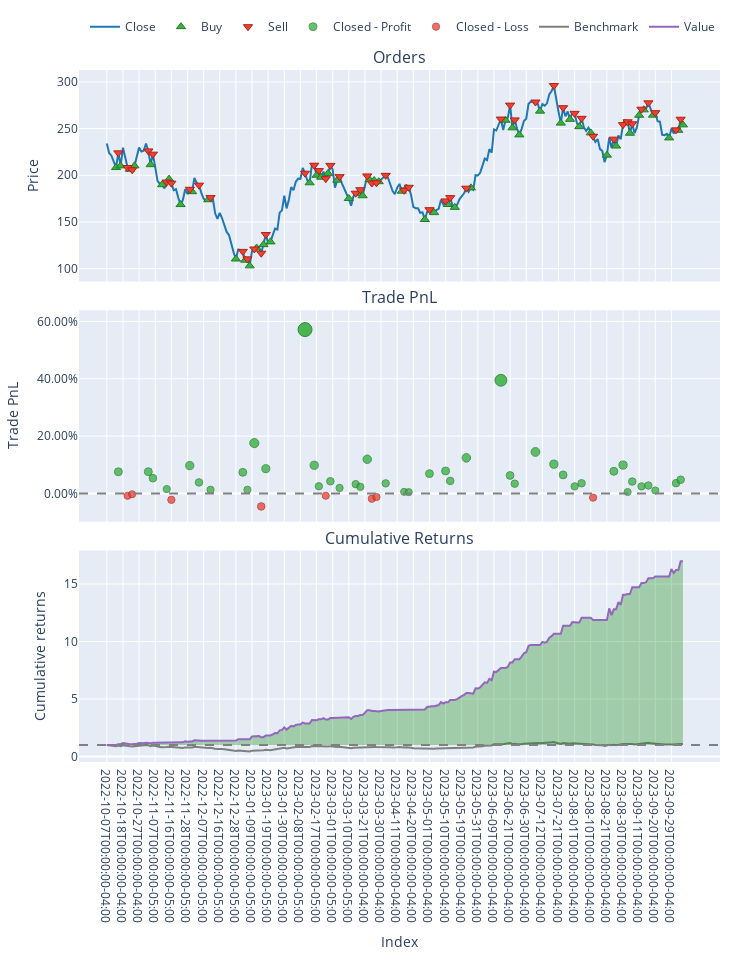

Source (notebook cell):
### Code cell
import talib
from datetime import datetime, timedelta
import yfinance as yf
import matplotlib.pyplot as plt
plt.style.use('fivethirtyeight')
ticker = 'tsla'
tf = '1d'
period = '5y'
years = 1
trading_days = 365 * years
ticker = ticker.upper()
# df, trendy = process_data(watch, ticker, tf, duration=period)

end_date = datetime.now()
start_date = end_date - timedelta(days=trading_days)
# start_date = datetime(2010, 1, 1) # Adjust as needed

df = yf.download(ticker, 
                  start = start_date, 
                  end = end_date, 
                  interval=tf)
# print(df.columns)
df.columns = df.columns.str.lower()
# print(df[['open','high','low','close']])
# hammer pattern
# res = talib.CDLHAMMER(df['open'], df['high'], df['low'], df['close'])
# res_ =talib.CDLHANGINGMAN(df['open'], df['high'], df['low'], df['close'])

#
#3candle
#
# res = talib.CDL3INSIDE(df['open'], df['high'], df['low'], df['close'])
# res = talib.CDL3OUTSIDE(df['open'], df['high'], df['low'], df['close'])

#
# obv
#
obv = talib.OBV(df['close'], df['volume'])
obv_ema = talib.EMA(obv, timeperiod=3)
# print(obv_ema)
entries =  obv > obv_ema
exits = obv < obv_ema

pf = vbt.Portfolio.from_signals(df['open'], entries, exits)
# trend = np.where(exits , -1, 0)
# trend = np.where( entries, 1, trend)   
# pf = df.ta.tsignals(entries, asbool=False, append=True)
print(pf.stats())
fig = pf.plot()
fig.layout.xaxis.type = 'category'
fig.layout.xaxis2.type = 'category'
fig.layout.xaxis3.type = 'category'
fig.show()
fig..write_image(obvfile)

#Create and plot the graph
# plt.figure(figsize=(12.2,4.5)) #width = 12.2in, height = 4.5
# # plt.plot( df['close'],  label='Close')#plt.plot( X-Axis , Y-Axis, line_width, alpha_for_blending,  label)
# plt.plot( obv,  label='OBV', color= 'orange')
# plt.plot( obv_ema,  label='OBV_EMA', color= 'purple')
# plt.xticks(rotation=45) 
# plt.title('OBV/OBV_EMA')
# plt.xlabel('Date',fontsize=18)
# plt.ylabel('Price USD ($)',fontsize=18)
# plt.show()

### Figure 1 — Plotly figure (JSON) as saved in the notebook; plotly's stock layout.template omitted (floating-point values rounded to 4 significant figures; data arrays with more than 128 entries replaced by an {"elided": "..."} marker saying what was removed)
{"data": [{"legendgroup": "0", "line": {"color": "#1f77b4"}, "name": "Close", "showlegend": true, "type": "scatter", "uid": "84982e6d-9ba6-40c7-9349-c28904cf4be4", "x": {"elided": "251 str values"}, "xaxis": "x", "y": {"elided": "251 float values"}, "yaxis": "y"}, {"customdata": {"elided": "52x3 float values"}, "hovertemplate": "Order Id: %{customdata[0]}<br>Timestamp: %{x}<br>Price: %{y}<br>Size: %{customdata[1]:.6f}<br>Fees: %{customdata[2]:.6f}", "legendgroup": "1", "marker": {"color": "#37B13F", "line": {"color": "rgb(38,123,44)", "width": 1}, "size": 8, "symbol": "triangle-up"}, "mode": "markers", "name": "Buy", "type": "scatter", "uid": "c87508ce-739f-4f30-a4f0-29b3908a5967", "x": ["2022-10-13T00:00:00-04:00", "2022-10-17T00:00:00-04:00", "2022-10-21T00:00:00-04:00", "2022-10-25T00:00:00-04:00", "2022-11-03T00:00:00-04:00", "2022-11-10T00:00:00-05:00", "2022-11-15T00:00:00-05:00", "2022-11-22T00:00:00-05:00", "2022-11-30T00:00:00-05:00", "2022-12-09T00:00:00-05:00", "2022-12-28T00:00:00-05:00", "2023-01-04T00:00:00-05:00", "2023-01-06T00:00:00-05:00", "2023-01-11T00:00:00-05:00", "2023-01-17T00:00:00-05:00", "2023-01-20T00:00:00-05:00", "2023-02-14T00:00:00-05:00", "2023-02-17T00:00:00-05:00", "2023-02-22T00:00:00-05:00", "2023-02-27T00:00:00-05:00", "2023-03-03T00:00:00-05:00", "2023-03-10T00:00:00-05:00", "2023-03-16T00:00:00-04:00", "2023-03-20T00:00:00-04:00", "2023-03-23T00:00:00-04:00", "2023-03-27T00:00:00-04:00", "2023-03-29T00:00:00-04:00", "2023-04-13T00:00:00-04:00", "2023-04-17T00:00:00-04:00", "2023-04-27T00:00:00-04:00", "2023-05-03T00:00:00-04:00", "2023-05-11T00:00:00-04:00", "2023-05-16T00:00:00-04:00", "2023-05-25T00:00:00-04:00", "2023-06-16T00:00:00-04:00", "2023-06-22T00:00:00-04:00", "2023-06-27T00:00:00-04:00", "2023-07-11T00:00:00-04:00", "2023-07-24T00:00:00-04:00", "2023-07-28T00:00:00-04:00", "2023-08-03T00:00:00-04:00", "2023-08-10T00:00:00-04:00", "2023-08-21T00:00:00-04:00", "2023-08-25T00:00:00-04:00", "2023-08-31T00:00:00-04:00", "2023-09-05T00:00:00-04:00", "2023-09-11T00:00:00-04:00", "2023-09-13T00:00:00-04:00", "2023-09-19T00:00:00-04:00", "2023-09-28T00:00:00-04:00", "2023-10-04T00:00:00-04:00", "2023-10-06T00:00:00-04:00"], "xaxis": "x", "y": [208.3, 210.0, 206.4, 210.1, 211.4, 189.9, 195.9, 168.6, 182.4, 173.8, 110.3, 109.1, 103, 122.1, 125.7, 128.7, 191.9, 200.0, 197.9, 202.0, 194.8, 175.1, 180.4, 178.1, 195.3, 194.4, 193.1, 183.0, 186.3, 152.6, 160.0, 168.7, 165.6, 186.5, 258.9, 250.8, 243.2, 268.6, 255.9, 259.9, 252.0, 245.4, 221.6, 231.3, 256.0, 245, 264.3, 270.1, 264.4, 240.0, 248.1, 254.0], "yaxis": "y"}, {"customdata": {"elided": "51x3 float values"}, "hovertemplate": "Order Id: %{customdata[0]}<br>Timestamp: %{x}<br>Price: %{y}<br>Size: %{customdata[1]:.6f}<br>Fees: %{customdata[2]:.6f}", "legendgroup": "2", "marker": {"color": "#EA4335", "line": {"color": "rgb(181,31,18)", "width": 1}, "size": 8, "symbol": "triangle-down"}, "mode": "markers", "name": "Sell", "type": "scatter", "uid": "c221569d-0b2c-48ef-be57-fc37937ab3f1", "x": ["2022-10-14T00:00:00-04:00", "2022-10-20T00:00:00-04:00", "2022-10-24T00:00:00-04:00", "2022-11-02T00:00:00-04:00", "2022-11-04T00:00:00-04:00", "2022-11-14T00:00:00-05:00", "2022-11-16T00:00:00-05:00", "2022-11-29T00:00:00-05:00", "2022-12-05T00:00:00-05:00", "2022-12-12T00:00:00-05:00", "2023-01-03T00:00:00-05:00", "2023-01-05T00:00:00-05:00", "2023-01-10T00:00:00-05:00", "2023-01-13T00:00:00-05:00", "2023-01-18T00:00:00-05:00", "2023-02-10T00:00:00-05:00", "2023-02-16T00:00:00-05:00", "2023-02-21T00:00:00-05:00", "2023-02-24T00:00:00-05:00", "2023-02-28T00:00:00-05:00", "2023-03-06T00:00:00-05:00", "2023-03-15T00:00:00-04:00", "2023-03-17T00:00:00-04:00", "2023-03-22T00:00:00-04:00", "2023-03-24T00:00:00-04:00", "2023-03-28T00:00:00-04:00", "2023-04-03T00:00:00-04:00", "2023-04-14T00:00:00-04:00", "2023-04-18T00:00:00-04:00", "2023-05-01T00:00:00-04:00", "2023-05-10T00:00:00-04:00", "2023-05-12T00:00:00-04:00", "2023-05-23T00:00:00-04:00", "2023-06-14T00:00:00-04:00", "2023-06-21T00:00:00-04:00", "2023-06-23T00:00:00-04:00", "2023-07-07T00:00:00-04:00", "2023-07-19T00:00:00-04:00", "2023-07-25T00:00:00-04:00", "2023-08-01T00:00:00-04:00", "2023-08-04T00:00:00-04:00", "2023-08-11T00:00:00-04:00", "2023-08-24T00:00:00-04:00", "2023-08-30T00:00:00-04:00", "2023-09-01T00:00:00-04:00", "2023-09-06T00:00:00-04:00", "2023-09-12T00:00:00-04:00", "2023-09-15T00:00:00-04:00", "2023-09-20T00:00:00-04:00", "2023-10-03T00:00:00-04:00", "2023-10-05T00:00:00-04:00"], "xaxis": "x", "y": [224.0, 208.3, 205.8, 226.0, 222.6, 192.8, 191.5, 185.0, 189.4, 176.1, 118.5, 110.5, 121.1, 116.6, 136.6, 202.2, 210.8, 205.0, 196.3, 210.6, 198.5, 180.8, 184.5, 199.3, 191.6, 192, 199.9, 183.9, 187.1, 163.2, 172.6, 176.1, 186.2, 260.2, 275.1, 259.3, 278.4, 296.0, 272.4, 266.3, 261.0, 241.8, 238.7, 254.2, 257.3, 255.1, 270.8, 277.5, 267.0, 248.6, 260], "yaxis": "y"}, {"customdata": {"elided": "43x4 float values"}, "hovertemplate": "Exit Trade Id: %{customdata[0]}<br>Position Id: %{customdata[1]}<br>Exit Timestamp: %{x}<br>PnL: %{customdata[2]:.6f}<br>Return: %{customdata[3]:.2%}", "legendgroup": "3", "marker": {"color": "#37B13F", "line": {"color": "rgb(38,123,44)", "width": 1}, "opacity": [0.7698, 0.7699, 0.764, 0.754, 0.7755, 0.7601, 0.7534, 0.7693, 0.7534, 0.796, 0.7727, 0.9, 0.7758, 0.7566, 0.7611, 0.755, 0.7585, 0.756, 0.7813, 0.7592, 0.7514, 0.7512, 0.7681, 0.7706, 0.7615, 0.7826, 0.8536, 0.7664, 0.7589, 0.788, 0.7768, 0.767, 0.7565, 0.7593, 0.7703, 0.776, 0.7513, 0.7609, 0.7564, 0.7573, 0.7527, 0.7594, 0.7625], "size": [7.924, 7.929, 7.651, 7.185, 8.188, 7.471, 7.159, 7.901, 7.157, 9.149, 8.058, 14, 8.202, 7.306, 7.519, 7.235, 7.397, 7.282, 8.459, 7.43, 7.066, 7.055, 7.845, 7.96, 7.535, 8.519, 11.83, 7.767, 7.416, 8.772, 8.249, 7.791, 7.302, 7.434, 7.946, 8.212, 7.061, 7.507, 7.301, 7.339, 7.125, 7.438, 7.585], "symbol": "circle"}, "mode": "markers", "name": "Closed - Profit", "type": "scatter", "uid": "118759ae-3de9-46cb-b44a-133f0f3b2613", "x": ["2022-10-14T00:00:00-04:00", "2022-11-02T00:00:00-04:00", "2022-11-04T00:00:00-04:00", "2022-11-14T00:00:00-05:00", "2022-11-29T00:00:00-05:00", "2022-12-05T00:00:00-05:00", "2022-12-12T00:00:00-05:00", "2023-01-03T00:00:00-05:00", "2023-01-05T00:00:00-05:00", "2023-01-10T00:00:00-05:00", "2023-01-18T00:00:00-05:00", "2023-02-10T00:00:00-05:00", "2023-02-16T00:00:00-05:00", "2023-02-21T00:00:00-05:00", "2023-02-28T00:00:00-05:00", "2023-03-06T00:00:00-05:00", "2023-03-15T00:00:00-04:00", "2023-03-17T00:00:00-04:00", "2023-03-22T00:00:00-04:00", "2023-04-03T00:00:00-04:00", "2023-04-14T00:00:00-04:00", "2023-04-18T00:00:00-04:00", "2023-05-01T00:00:00-04:00", "2023-05-10T00:00:00-04:00", "2023-05-12T00:00:00-04:00", "2023-05-23T00:00:00-04:00", "2023-06-14T00:00:00-04:00", "2023-06-21T00:00:00-04:00", "2023-06-23T00:00:00-04:00", "2023-07-07T00:00:00-04:00", "2023-07-19T00:00:00-04:00", "2023-07-25T00:00:00-04:00", "2023-08-01T00:00:00-04:00", "2023-08-04T00:00:00-04:00", "2023-08-24T00:00:00-04:00", "2023-08-30T00:00:00-04:00", "2023-09-01T00:00:00-04:00", "2023-09-06T00:00:00-04:00", "2023-09-12T00:00:00-04:00", "2023-09-15T00:00:00-04:00", "2023-09-20T00:00:00-04:00", "2023-10-03T00:00:00-04:00", "2023-10-05T00:00:00-04:00"], "xaxis": "x2", "y": [0.07542, 0.07587, 0.05318, 0.01511, 0.09702, 0.03843, 0.013, 0.07358, 0.01283, 0.1754, 0.0864, 0.5716, 0.09816, 0.025, 0.04237, 0.0192, 0.03238, 0.02301, 0.1192, 0.03511, 0.005411, 0.004455, 0.06899, 0.07837, 0.04369, 0.1241, 0.3947, 0.06261, 0.03398, 0.1447, 0.102, 0.06461, 0.02463, 0.03543, 0.07723, 0.09896, 0.005, 0.04139, 0.02456, 0.0277, 0.01018, 0.03579, 0.0478], "yaxis": "y2"}, {"customdata": [[1, 1, -0.9011, -0.008379], [2, 2, -0.31, -0.002907], [6, 6, -2.729, -0.02231], [13, 13, -8.003, -0.04538], [18, 18, -2.616, -0.008084], [24, 24, -7.451, -0.01849], [25, 25, -4.924, -0.01245], [41, 41, -17.83, -0.01479]], "hovertemplate": "Exit Trade Id: %{customdata[0]}<br>Position Id: %{customdata[1]}<br>Exit Timestamp: %{x}<br>PnL: %{customdata[2]:.6f}<br>Return: %{customdata[3]:.2%}", "legendgroup": "4", "marker": {"color": "#EA4335", "line": {"color": "rgb(181,31,18)", "width": 1}, "opacity": [0.7522, 0.7508, 0.7559, 0.7619, 0.7521, 0.7549, 0.7533, 0.7539], "size": [7.103, 7.036, 7.273, 7.556, 7.099, 7.226, 7.152, 7.181], "symbol": "circle"}, "mode": "markers", "name": "Closed - Loss", "type": "scatter", "uid": "55fd6153-0564-4006-8a4e-63c84f3f3691", "x": ["2022-10-20T00:00:00-04:00", "2022-10-24T00:00:00-04:00", "2022-11-16T00:00:00-05:00", "2023-01-13T00:00:00-05:00", "2023-02-24T00:00:00-05:00", "2023-03-24T00:00:00-04:00", "2023-03-28T00:00:00-04:00", "2023-08-11T00:00:00-04:00"], "xaxis": "x2", "y": [-0.008379, -0.002907, -0.02231, -0.04538, -0.008084, -0.01849, -0.01245, -0.01479], "yaxis": "y2"}, {"legendgroup": "5", "line": {"color": "#7f7f7f"}, "name": "Benchmark", "showlegend": true, "type": "scatter", "uid": "876cc40b-9f11-4c47-837f-d2a096e2f378", "x": {"elided": "251 str values"}, "xaxis": "x3", "y": {"elided": "251 float values"}, "yaxis": "y3"}, {"hoverinfo": "skip", "legendgroup": "6", "line": {"color": "rgba(0, 0, 0, 0)", "width": 0}, "opacity": 0, "showlegend": false, "type": "scatter", "uid": "0668ddc7-d5dc-4aff-a048-ef78fe4d4064", "x": {"elided": "251 str values"}, "xaxis": "x3", "y": {"elided": "251 int values"}, "yaxis": "y3"}, {"connectgaps": false, "fill": "tonexty", "fillcolor": "rgba(0, 128, 0, 0.3)", "hoverinfo": "skip", "legendgroup": "6", "line": {"color": "rgba(0, 0, 0, 0)", "width": 0}, "opacity": 0, "showlegend": false, "type": "scatter", "uid": "6c69a0a3-fd91-423c-a6f2-dcdc7b4fabb3", "x": {"elided": "251 str values"}, "xaxis": "x3", "y": {"elided": "251 float values"}, "yaxis": "y3"}, {"legendgroup": "7", "line": {"color": "#9467bd"}, "name": "Value", "showlegend": true, "type": "scatter", "uid": "90f7b30a-81a8-44f0-aee2-6c3b03287307", "x": {"elided": "251 str values"}, "xaxis": "x3", "y": {"elided": "251 float values"}, "yaxis": "y3"}, {"hoverinfo": "skip", "legendgroup": "6", "line": {"color": "rgba(0, 0, 0, 0)", "width": 0}, "opacity": 0, "showlegend": false, "type": "scatter", "uid": "6f89896f-c61a-4998-903f-1eb1e07f7ffe", "x": {"elided": "251 str values"}, "xaxis": "x3", "y": {"elided": "251 int values"}, "yaxis": "y3"}], "layout": {"annotations": [{"font": {"size": 16}, "showarrow": false, "text": "Orders", "x": 0.5, "xanchor": "center", "xref": "paper", "y": 1, "yanchor": "bottom", "yref": "paper"}, {"font": {"size": 16}, "showarrow": false, "text": "Trade PnL", "x": 0.5, "xanchor": "center", "xref": "paper", "y": 0.6528, "yanchor": "bottom", "yref": "paper"}, {"font": {"size": 16}, "showarrow": false, "text": "Cumulative Returns", "x": 0.5, "xanchor": "center", "xref": "paper", "y": 0.3056, "yanchor": "bottom", "yref": "paper"}], "height": 960, "legend": {"orientation": "h", "traceorder": "normal", "x": 1, "xanchor": "right", "y": 1.042, "yanchor": "bottom"}, "margin": {"b": 30, "l": 30, "r": 30, "t": 30}, "shapes": [{"line": {"color": "gray", "dash": "dash"}, "type": "line", "x0": 0, "x1": 1, "xref": "paper", "y0": 0, "y1": 0, "yref": "y2"}, {"line": {"color": "gray", "dash": "dash"}, "type": "line", "x0": 0, "x1": 1, "xref": "paper", "y0": 1, "y1": 1, "yref": "y3"}], "showlegend": true, "width": 750, "xaxis": {"anchor": "y", "domain": [0, 1], "matches": "x3", "showticklabels": false, "type": "category"}, "xaxis2": {"anchor": "y2", "domain": [0, 1], "matches": "x3", "showticklabels": false, "type": "category"}, "xaxis3": {"anchor": "y3", "domain": [0, 1], "title": {"text": "Index"}, "type": "category"}, "yaxis": {"anchor": "x", "domain": [0.6944, 1], "title": {"text": "Price"}}, "yaxis2": {"anchor": "x2", "domain": [0.3472, 0.6528], "tickformat": ".2%", "title": {"text": "Trade PnL"}}, "yaxis3": {"anchor": "x3", "domain": [0, 0.3056], "title": {"text": "Cumulative returns"}}}}
